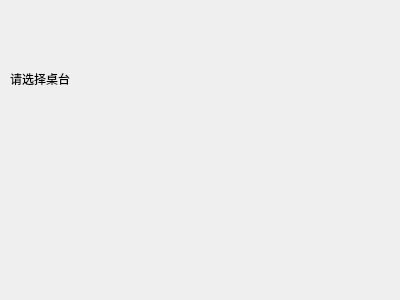
<?xml version="1.0" encoding="UTF-8"?>
<ui version="4.0">
 <class>TableWidget</class>
 <widget class="QWidget" name="TableWidget">
  <property name="geometry">
   <rect>
    <x>0</x>
    <y>0</y>
    <width>400</width>
    <height>300</height>
   </rect>
  </property>
  <property name="windowTitle">
   <string>Form</string>
  </property>
  <widget class="QWidget" name="">
   <property name="geometry">
    <rect>
     <x>10</x>
     <y>10</y>
     <width>341</width>
     <height>281</height>
    </rect>
   </property>
   <layout class="QVBoxLayout" name="verticalLayout">
    <item>
     <widget class="QLabel" name="titleLabel">
      <property name="text">
       <string>请选择桌台</string>
      </property>
     </widget>
    </item>
    <item>
     <widget class="QWidget" name="tableContainer" native="true"/>
    </item>
   </layout>
  </widget>
 </widget>
 <resources/>
 <connections/>
</ui>
